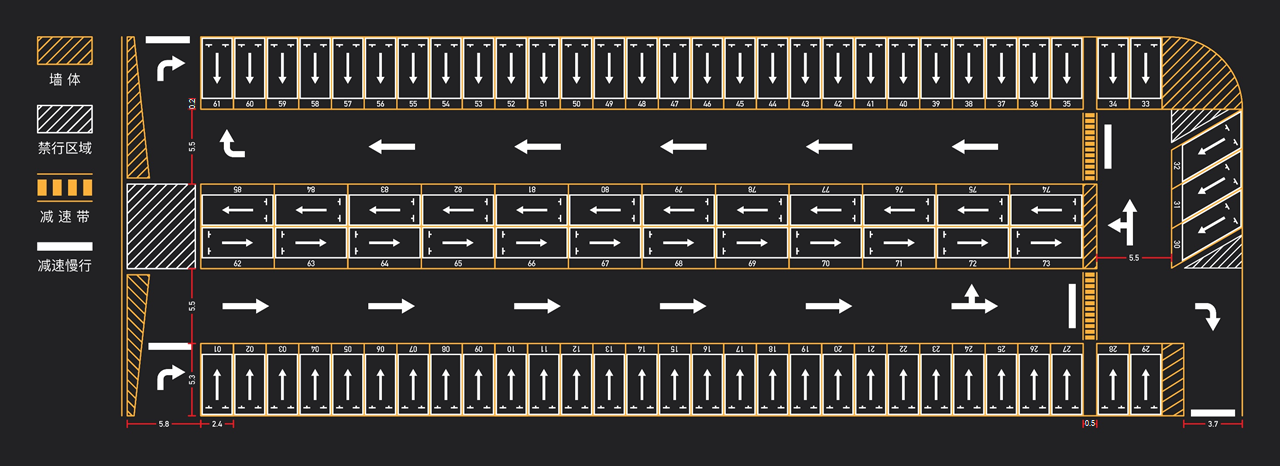
%> input picture Parking_Lot_without_Cars.jpg, 1280 x 466 px
$ octave parkinglot.m   (GNU Octave 9; MATLAB toolbox functions it lacks are replaced by stand-ins)
%> lines starting %> are read from the running program, lines starting %| are printed output that depends on the picture; in (x1, y1, x2, y2) boxes, pixels count from 0 and x2, y2 are one past the last pixel; in counts of white or black regions, pixels touching at a corner belong together; the program's own positions count from 1
clc;
close all;
clearvars;
workspace;
format long g;
format compact;
fontSize = 10;

% Read in reference image with no cars (empty parking lot).
emptylot = 'C:\Users\Andy\Desktop\2022年MathorCup\Automated_Parking_System_MATLAB-master\Parking_Lot_without_Cars.jpg';

rgbEmptyImage = imread(emptylot);
%> rgbEmptyImage is the input picture: size 466x1280x3 uint8; mean R, G, B 58.3, 55.4, 52.6
[~, ~, ~] = size(rgbEmptyImage);

% Display empty lot 输出读入的全空车位图像
figure(1);
imshow(rgbEmptyImage, []);
axis('on', 'image');
title('Empty Lot');
hp = impixelinfo();

% Read in image with cars parked on the parking lot
withcars = 'C:\Users\Andy\Desktop\2022年MathorCup\Automated_Parking_System_MATLAB-master\Parking_Lot_with_Cars.jpg';

rgbTestImage = imread(withcars);
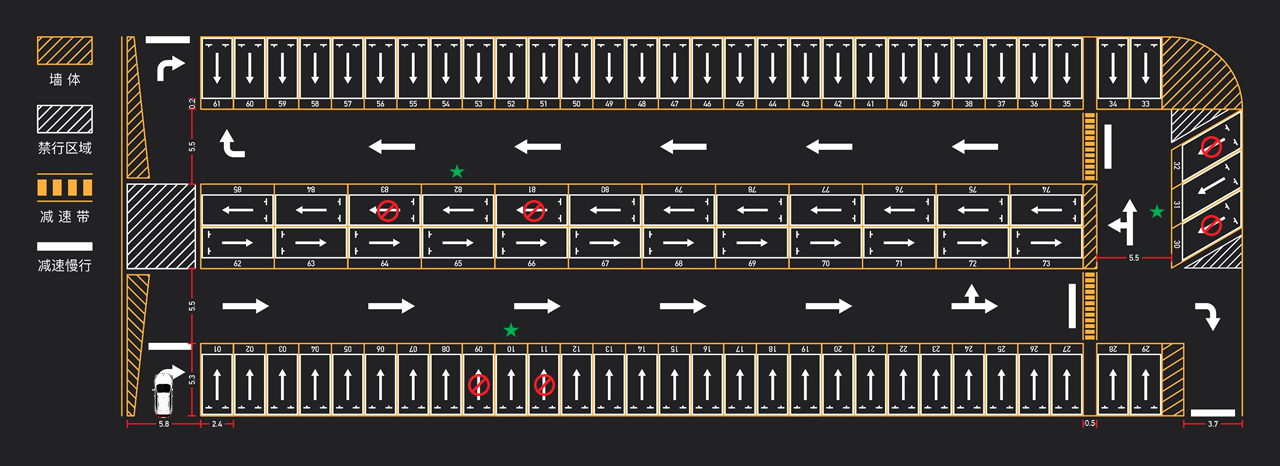
%> input picture Parking_Lot_with_Cars.jpg, 1280 x 466 px
%> rgbTestImage is the input picture: size 466x1280x3 uint8; mean R, G, B 58.8, 55.5, 52.8
[columns, rows, numberOfColorChannels] = size(rgbTestImage);
%> columns = 466; rows = 1280; numberOfColorChannels = 3

%Display image w Cars
figure(2);
imshow(rgbTestImage, []);
axis('on', 'image');
title('Parking Lot with Cars');
hp = impixelinfo();

% Set up figure properties:
% hFig1 = gcf;   % Returns the current figure handle. You can use the figure handle to query and modify
%                            %   figure properties.
% hFig1.Units = 'Normalized';   % The input positions fill the complete window
% hFig1.WindowState = 'maximized';   % Maximizes the figure while keeping the taskbar in view
% hFig1.Name = 'Empty lots';


% Read in mask image that defines where the spaces are.
maskimage = 'C:\Users\Andy\Desktop\2022年MathorCup\Automated_Parking_System_MATLAB-master\Parking_Lot_Mask.png';

maskImage1 = imread(maskimage);
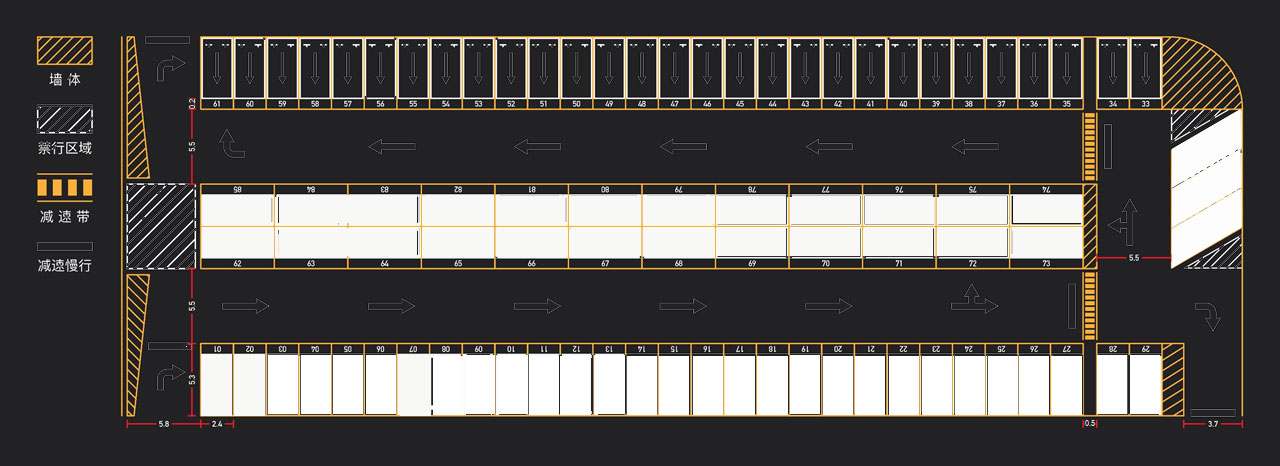
%> input picture Parking_Lot_Mask.png, 1280 x 466 px
%> maskImage1 is the input picture: size 466x1280x3 uint8; mean R, G, B 88.5, 85.7, 82.9
[columns, rows, numberOfColorChannels] = size(maskImage1);

% Create a binary mask from seeing where the min value is 255.
mask = min(maskImage1, [], 3) >= 200;
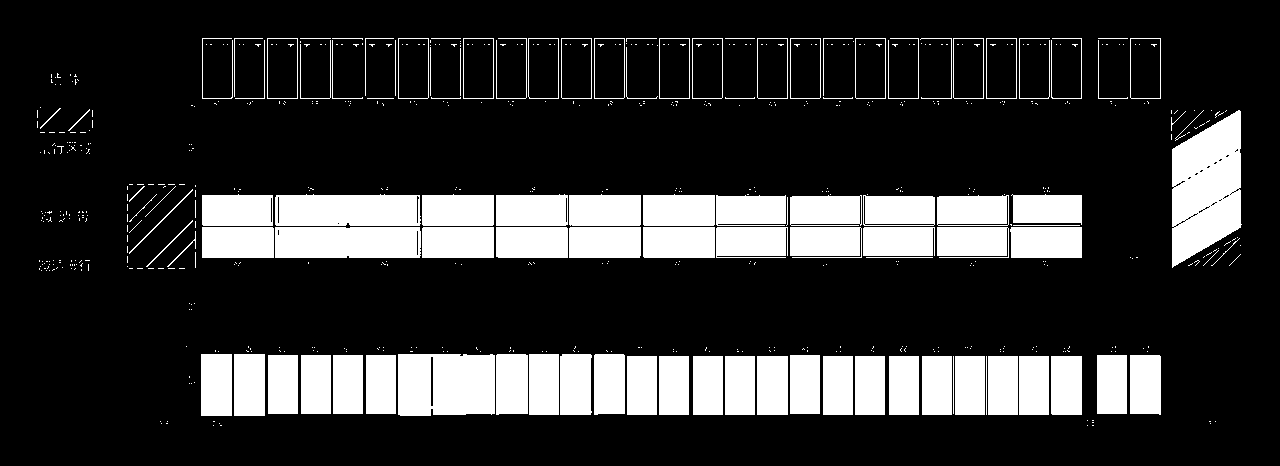
%> mask: size 466x1280 logical; 20.1% white; 679 white regions (572 under 20 px), largest, box (x1, y1, x2, y2) and area: (1172, 110, 1242, 268) 8067, (398, 354, 495, 416) 5780, (275, 227, 421, 258) 4480

% Display the binary mask image
figure(3);
imshow(mask, []);
axis('on', 'image');
title('Binary Mask');
hp = impixelinfo();

% Find the cars.
% First, get the absolute difference image.
diffImage = imabsdiff(rgbEmptyImage, rgbTestImage);
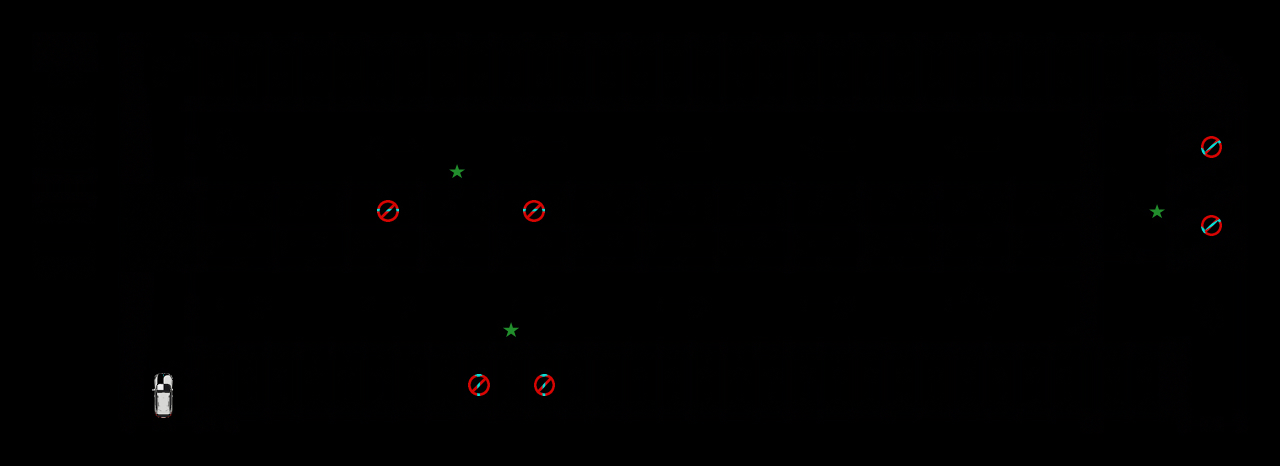
%> diffImage: size 466x1280x3 uint8; mean R, G, B 0.8, 0.5, 0.6

% Display the absolute difference image
figure(4);
imshow(diffImage, []);
axis('on', 'image');
caption = sprintf('Difference Image');
title(caption, 'FontSize', fontSize, 'Interpreter', 'None');
hp = impixelinfo();

% Convert to gray scale and mask it with the spaces mask.
diffImage1 = rgb2gray(diffImage);
diffImage1(~mask) = 0;
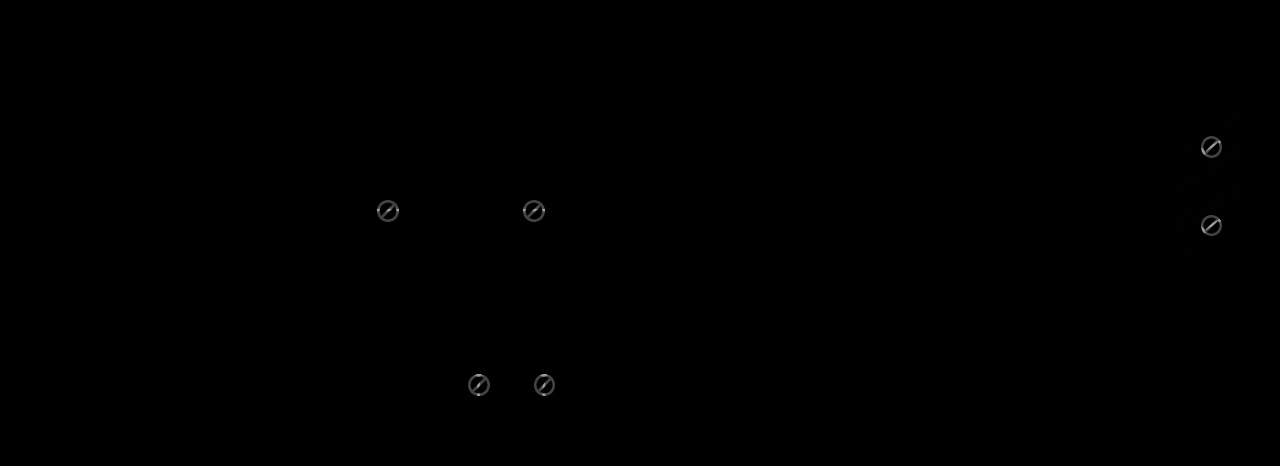
%> diffImage1: size 466x1280 uint8; min 0, max 165, mean 0.2

% Get a histogram of the image so we can see where to threshold is at.
 histogram(diffImage1(diffImage1>0));
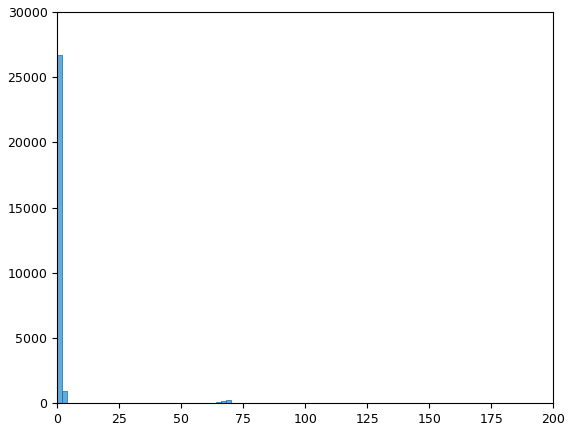
%> figure redrawn from the program's plot data; tallest bar 26673 high, from x = 0 to 2

% Display the gray scale image.
figure(5);
imshow(diffImage1, []);
axis('on', 'image');
title('Gray Scale Difference Image');
hp = impixelinfo();

% Threshold the image to find pixels that are substantially different from the background.
kThreshold = 40; % Determined by examining the histogram.
parkedCars = diffImage1 > kThreshold;
%> parkedCars: size 466x1280 logical; 0.19% white in thin lines or dots, all inside (x1, y1, x2, y2) = (377, 136, 1222, 396)

% Fill holes.
parkedCars = imfill(parkedCars, 'holes');
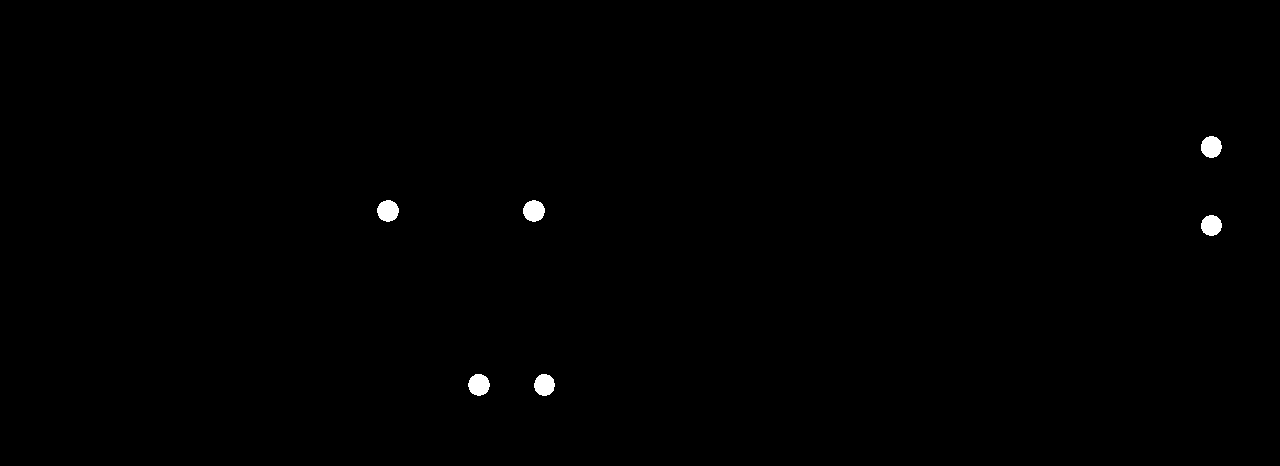
%> parkedCars: size 466x1280 logical; 0.36% white; 6 white regions, box (x1, y1, x2, y2) and area: (377, 200, 399, 222) 371, (523, 200, 545, 222) 371, (468, 374, 490, 396) 371, (1201, 136, 1222, 158) 360, (534, 374, 555, 396) 359, (1201, 215, 1222, 236) 343

% Get convex hull.
parkedCars = bwconvhull(parkedCars, 'objects');
%> parkedCars: size 466x1280 logical; 0.38% white; 6 white regions, box (x1, y1, x2, y2) and area: (377, 200, 399, 222) 387, (523, 200, 545, 222) 387, (468, 374, 490, 396) 386, (1201, 136, 1222, 158) 370, (534, 374, 555, 396) 370, (1201, 215, 1222, 236) 353

% Display the parkedcars image.
figure(6);
imshow(parkedCars, []);
impixelinfo;
axis('on', 'image');
caption = sprintf('Parked Cars Binary Image with Threshold = %.1f', kThreshold);
title(caption, 'FontSize', fontSize, 'Interpreter', 'None');

% Measure the white pixels within each rectangular mask.
%> (the run ends here)
